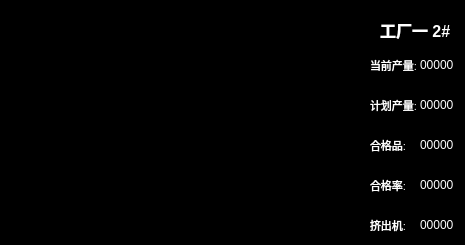
     <widget class="QFrame" name="frame_curve2">
      <property name="geometry">
       <rect>
        <x>490</x>
        <y>15</y>
        <width>465</width>
        <height>245</height>
       </rect>
      </property>
      <property name="styleSheet">
       <string notr="true">background-color: rgb(0, 0, 0);</string>
      </property>
      <property name="frameShape">
       <enum>QFrame::StyledPanel</enum>
      </property>
      <property name="frameShadow">
       <enum>QFrame::Raised</enum>
      </property>
      <widget class="QWidget" name="curve2_data1" native="true">
       <property name="geometry">
        <rect>
         <x>370</x>
         <y>50</y>
         <width>95</width>
         <height>30</height>
        </rect>
       </property>
       <widget class="QLabel" name="curve2_data1_title">
        <property name="geometry">
         <rect>
          <x>0</x>
          <y>0</y>
          <width>50</width>
          <height>30</height>
         </rect>
        </property>
        <property name="font">
         <font>
          <pointsize>8</pointsize>
          <weight>50</weight>
          <bold>false</bold>
         </font>
        </property>
        <property name="layoutDirection">
         <enum>Qt::LeftToRight</enum>
        </property>
        <property name="autoFillBackground">
         <bool>false</bool>
        </property>
        <property name="styleSheet">
         <string notr="true">color: rgb(255, 255, 255);</string>
        </property>
        <property name="text">
         <string>当前产量:</string>
        </property>
       </widget>
       <widget class="QLabel" name="curve2_data1_data">
        <property name="geometry">
         <rect>
          <x>50</x>
          <y>0</y>
          <width>45</width>
          <height>30</height>
         </rect>
        </property>
        <property name="styleSheet">
         <string notr="true">color: rgb(255, 255, 255);</string>
        </property>
        <property name="text">
         <string>00000</string>
        </property>
       </widget>
      </widget>
      <widget class="QWidget" name="curve2_data2" native="true">
       <property name="geometry">
        <rect>
         <x>370</x>
         <y>90</y>
         <width>95</width>
         <height>30</height>
        </rect>
       </property>
       <widget class="QLabel" name="curve2_data2_title">
        <property name="geometry">
         <rect>
          <x>0</x>
          <y>0</y>
          <width>50</width>
          <height>30</height>
         </rect>
        </property>
        <property name="font">
         <font>
          <pointsize>8</pointsize>
          <weight>50</weight>
          <bold>false</bold>
         </font>
        </property>
        <property name="layoutDirection">
         <enum>Qt::LeftToRight</enum>
        </property>
        <property name="autoFillBackground">
         <bool>false</bool>
        </property>
        <property name="styleSheet">
         <string notr="true">color: rgb(255, 255, 255);</string>
        </property>
        <property name="text">
         <string>计划产量:</string>
        </property>
       </widget>
       <widget class="QLabel" name="curve2_data2_data">
        <property name="geometry">
         <rect>
          <x>50</x>
          <y>0</y>
          <width>45</width>
          <height>30</height>
         </rect>
        </property>
        <property name="styleSheet">
         <string notr="true">color: rgb(255, 255, 255);</string>
        </property>
        <property name="text">
         <string>00000</string>
        </property>
       </widget>
      </widget>
      <widget class="QWidget" name="curve2_data3" native="true">
       <property name="geometry">
        <rect>
         <x>370</x>
         <y>130</y>
         <width>95</width>
         <height>30</height>
        </rect>
       </property>
       <widget class="QLabel" name="curve2_data3_title">
        <property name="geometry">
         <rect>
          <x>0</x>
          <y>0</y>
          <width>50</width>
          <height>30</height>
         </rect>
        </property>
        <property name="font">
         <font>
          <pointsize>8</pointsize>
          <weight>50</weight>
          <bold>false</bold>
         </font>
        </property>
        <property name="layoutDirection">
         <enum>Qt::LeftToRight</enum>
        </property>
        <property name="autoFillBackground">
         <bool>false</bool>
        </property>
        <property name="styleSheet">
         <string notr="true">color: rgb(255, 255, 255);</string>
        </property>
        <property name="text">
         <string>合格品:</string>
        </property>
       </widget>
       <widget class="QLabel" name="curve2_data3_data">
        <property name="geometry">
         <rect>
          <x>50</x>
          <y>0</y>
          <width>45</width>
          <height>30</height>
         </rect>
        </property>
        <property name="styleSheet">
         <string notr="true">color: rgb(255, 255, 255);</string>
        </property>
        <property name="text">
         <string>00000</string>
        </property>
       </widget>
      </widget>
      <widget class="QWidget" name="curve2_data4" native="true">
       <property name="geometry">
        <rect>
         <x>370</x>
         <y>170</y>
         <width>95</width>
         <height>30</height>
        </rect>
       </property>
       <widget class="QLabel" name="curve2_data4_title">
        <property name="geometry">
         <rect>
          <x>0</x>
          <y>0</y>
          <width>50</width>
          <height>30</height>
         </rect>
        </property>
        <property name="font">
         <font>
          <pointsize>8</pointsize>
          <weight>50</weight>
          <bold>false</bold>
         </font>
        </property>
        <property name="layoutDirection">
         <enum>Qt::LeftToRight</enum>
        </property>
        <property name="autoFillBackground">
         <bool>false</bool>
        </property>
        <property name="styleSheet">
         <string notr="true">color: rgb(255, 255, 255);</string>
        </property>
        <property name="text">
         <string>合格率:</string>
        </property>
       </widget>
       <widget class="QLabel" name="curve2_data4_data">
        <property name="geometry">
         <rect>
          <x>50</x>
          <y>0</y>
          <width>45</width>
          <height>30</height>
         </rect>
        </property>
        <property name="styleSheet">
         <string notr="true">color: rgb(255, 255, 255);</string>
        </property>
        <property name="text">
         <string>00000</string>
        </property>
       </widget>
      </widget>
      <widget class="QWidget" name="curve2_data5" native="true">
       <property name="geometry">
        <rect>
         <x>370</x>
         <y>210</y>
         <width>95</width>
         <height>30</height>
        </rect>
       </property>
       <widget class="QLabel" name="curve2_data5_title">
        <property name="geometry">
         <rect>
          <x>0</x>
          <y>0</y>
          <width>50</width>
          <height>30</height>
         </rect>
        </property>
        <property name="font">
         <font>
          <pointsize>8</pointsize>
          <weight>50</weight>
          <bold>false</bold>
         </font>
        </property>
        <property name="layoutDirection">
         <enum>Qt::LeftToRight</enum>
        </property>
        <property name="autoFillBackground">
         <bool>false</bool>
        </property>
        <property name="styleSheet">
         <string notr="true">color: rgb(255, 255, 255);</string>
        </property>
        <property name="text">
         <string>挤出机:</string>
        </property>
       </widget>
       <widget class="QLabel" name="curve2_data5_data">
        <property name="geometry">
         <rect>
          <x>50</x>
          <y>0</y>
          <width>45</width>
          <height>30</height>
         </rect>
        </property>
        <property name="styleSheet">
         <string notr="true">color: rgb(255, 255, 255);</string>
        </property>
        <property name="text">
         <string>00000</string>
        </property>
       </widget>
      </widget>
      <widget class="QLabel" name="curve2_title">
       <property name="geometry">
        <rect>
         <x>380</x>
         <y>10</y>
         <width>80</width>
         <height>40</height>
        </rect>
       </property>
       <property name="font">
        <font>
         <pointsize>12</pointsize>
         <weight>75</weight>
         <bold>true</bold>
        </font>
       </property>
       <property name="layoutDirection">
        <enum>Qt::LeftToRight</enum>
       </property>
       <property name="autoFillBackground">
        <bool>false</bool>
       </property>
       <property name="styleSheet">
        <string notr="true">color: rgb(255, 255, 255);</string>
       </property>
       <property name="text">
        <string>工厂一 2#</string>
       </property>
      </widget>
      <widget class="QWidget" name="curve2" native="true">
       <property name="geometry">
        <rect>
         <x>0</x>
         <y>0</y>
         <width>370</width>
         <height>245</height>
        </rect>
       </property>
      </widget>
     </widget>
